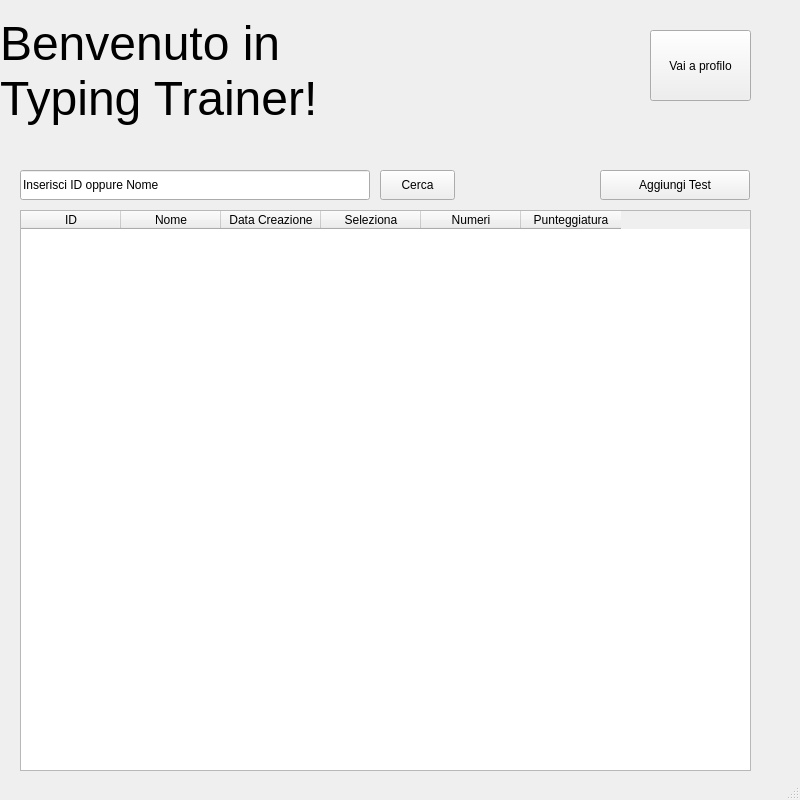
<?xml version="1.0" encoding="UTF-8"?>
<ui version="4.0">
 <class>MainWindow</class>
 <widget class="QMainWindow" name="MainWindow">
  <property name="geometry">
   <rect>
    <x>0</x>
    <y>0</y>
    <width>800</width>
    <height>800</height>
   </rect>
  </property>
  <property name="windowTitle">
   <string>MainWindow</string>
  </property>
  <widget class="QWidget" name="centralwidget">
   <widget class="QPushButton" name="aggiungiTestButton">
    <property name="geometry">
     <rect>
      <x>600</x>
      <y>170</y>
      <width>150</width>
      <height>30</height>
     </rect>
    </property>
    <property name="text">
     <string>Aggiungi Test</string>
    </property>
   </widget>
   <widget class="QLabel" name="label1">
    <property name="geometry">
     <rect>
      <x>0</x>
      <y>10</y>
      <width>351</width>
      <height>121</height>
     </rect>
    </property>
    <property name="font">
     <font>
      <pointsize>36</pointsize>
     </font>
    </property>
    <property name="acceptDrops">
     <bool>false</bool>
    </property>
    <property name="text">
     <string>Benvenuto in Typing Trainer!</string>
    </property>
    <property name="wordWrap">
     <bool>true</bool>
    </property>
   </widget>
   <widget class="QTableWidget" name="tableWidget">
    <property name="geometry">
     <rect>
      <x>20</x>
      <y>210</y>
      <width>731</width>
      <height>561</height>
     </rect>
    </property>
    <column>
     <property name="text">
      <string>ID</string>
     </property>
    </column>
    <column>
     <property name="text">
      <string>Nome</string>
     </property>
    </column>
    <column>
     <property name="text">
      <string>Data Creazione</string>
     </property>
    </column>
    <column>
     <property name="text">
      <string>Seleziona</string>
     </property>
    </column>
    <column>
     <property name="text">
      <string>Numeri</string>
     </property>
    </column>
    <column>
     <property name="text">
      <string>Punteggiatura</string>
     </property>
    </column>
   </widget>
   <widget class="QPushButton" name="cercaButton">
    <property name="geometry">
     <rect>
      <x>380</x>
      <y>170</y>
      <width>75</width>
      <height>30</height>
     </rect>
    </property>
    <property name="text">
     <string>Cerca</string>
    </property>
   </widget>
   <widget class="QLineEdit" name="searchBarInput">
    <property name="geometry">
     <rect>
      <x>20</x>
      <y>170</y>
      <width>350</width>
      <height>30</height>
     </rect>
    </property>
    <property name="text">
     <string>Inserisci ID oppure Nome</string>
    </property>
   </widget>
   <widget class="QToolButton" name="profiloButton">
    <property name="geometry">
     <rect>
      <x>650</x>
      <y>30</y>
      <width>101</width>
      <height>71</height>
     </rect>
    </property>
    <property name="text">
     <string>Vai a profilo</string>
    </property>
   </widget>
  </widget>
  <widget class="QStatusBar" name="statusbar"/>
 </widget>
 <resources/>
 <connections/>
</ui>
